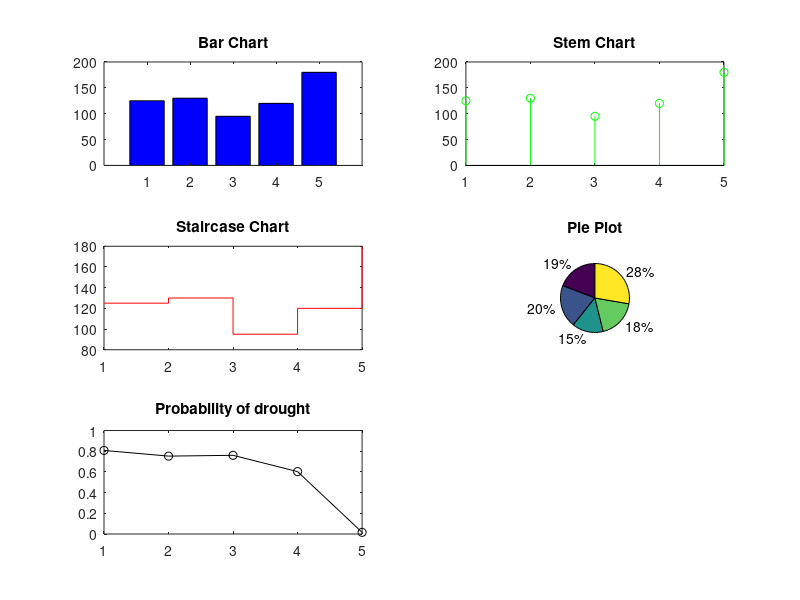

Reproduce this figure in MATLAB.
%Question 1
X=(0:5:50);
Y1=X.^2+2*X-2;
Y2=3*X.*log(X+1);
Y3=2*X.^3;
Y4=10*log10(X+1);
Y5=2*X.*log10(X)+2*X.^2;
plot(X,Y1,'-ro',X,Y2,'-yo',X,Y3,'-bo',X,Y4,'-co',X,Y5,'-ko');
xticks(0:5:50);
xlabel('X');
ylabel('Y');
legend('Y1','Y2','Y3','Y4','Y5');
title('Plotting functions of X');

%Question 2
A=randi([1,20],5,5);
X=sort(A(1,:));
plot(X,A(2,:),'-ro',X,A(3,:),'-bo',X,A(4,:),'-co',X,A(5,:),'-ko');
xlabel('Sorted row');
ylabel('Unsorted row');
title('Sorted vs Un-sorted');


%Question 3
X=(1:5);
Y=[125,130,95,120,180];
subplot(3,2,1);
bar(X,Y,'b');
title('Bar Chart');
subplot(3,2,2);
stem(X,Y,'g');
title('Stem Chart');
subplot(3,2,3);
stairs(X,Y,'r');
title('Staircase Chart');
subplot(3,2,4);
pie(Y);
title('Pie Plot');
for i=1:5
    Y(i)=1-Y(i)/sum(Y);
end
subplot(3,2,5);
plot(X,Y,'-ko');
title('Probability of drought');
